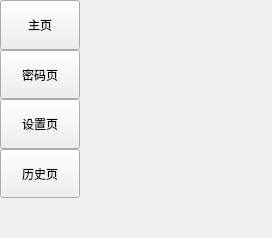
<?xml version="1.0" encoding="UTF-8"?>
<ui version="4.0">
 <class>MainWindow</class>
 <widget class="QMainWindow" name="MainWindow">
  <property name="geometry">
   <rect>
    <x>0</x>
    <y>0</y>
    <width>272</width>
    <height>238</height>
   </rect>
  </property>
  <property name="windowTitle">
   <string>OnlyUnzip</string>
  </property>
  <widget class="QWidget" name="centralwidget">
   <layout class="QHBoxLayout" name="horizontalLayout" stretch="0,1">
    <property name="spacing">
     <number>0</number>
    </property>
    <property name="leftMargin">
     <number>0</number>
    </property>
    <property name="topMargin">
     <number>0</number>
    </property>
    <property name="rightMargin">
     <number>0</number>
    </property>
    <property name="bottomMargin">
     <number>0</number>
    </property>
    <item>
     <layout class="QVBoxLayout" name="verticalLayout" stretch="1,1,1,1,0">
      <property name="spacing">
       <number>0</number>
      </property>
      <item>
       <widget class="QPushButton" name="pushButton_page_homepage">
        <property name="sizePolicy">
         <sizepolicy hsizetype="Preferred" vsizetype="Preferred">
          <horstretch>0</horstretch>
          <verstretch>0</verstretch>
         </sizepolicy>
        </property>
        <property name="text">
         <string>主页</string>
        </property>
        <attribute name="buttonGroup">
         <string notr="true">buttonGroup</string>
        </attribute>
       </widget>
      </item>
      <item>
       <widget class="QPushButton" name="pushButton_page_password">
        <property name="sizePolicy">
         <sizepolicy hsizetype="Preferred" vsizetype="Preferred">
          <horstretch>0</horstretch>
          <verstretch>0</verstretch>
         </sizepolicy>
        </property>
        <property name="text">
         <string>密码页</string>
        </property>
        <attribute name="buttonGroup">
         <string notr="true">buttonGroup</string>
        </attribute>
       </widget>
      </item>
      <item>
       <widget class="QPushButton" name="pushButton_page_setting">
        <property name="sizePolicy">
         <sizepolicy hsizetype="Preferred" vsizetype="Preferred">
          <horstretch>0</horstretch>
          <verstretch>0</verstretch>
         </sizepolicy>
        </property>
        <property name="text">
         <string>设置页</string>
        </property>
        <attribute name="buttonGroup">
         <string notr="true">buttonGroup</string>
        </attribute>
       </widget>
      </item>
      <item>
       <widget class="QPushButton" name="pushButton_page_history">
        <property name="sizePolicy">
         <sizepolicy hsizetype="Preferred" vsizetype="Preferred">
          <horstretch>0</horstretch>
          <verstretch>0</verstretch>
         </sizepolicy>
        </property>
        <property name="text">
         <string>历史页</string>
        </property>
        <attribute name="buttonGroup">
         <string notr="true">buttonGroup</string>
        </attribute>
       </widget>
      </item>
      <item>
       <spacer name="verticalSpacer">
        <property name="orientation">
         <enum>Qt::Vertical</enum>
        </property>
        <property name="sizeHint" stdset="0">
         <size>
          <width>20</width>
          <height>40</height>
         </size>
        </property>
       </spacer>
      </item>
     </layout>
    </item>
    <item>
     <widget class="QStackedWidget" name="stackedWidget">
      <widget class="QWidget" name="page_homepage">
       <layout class="QVBoxLayout" name="verticalLayout_2">
        <property name="spacing">
         <number>0</number>
        </property>
        <property name="leftMargin">
         <number>0</number>
        </property>
        <property name="topMargin">
         <number>0</number>
        </property>
        <property name="rightMargin">
         <number>0</number>
        </property>
        <property name="bottomMargin">
         <number>0</number>
        </property>
       </layout>
      </widget>
      <widget class="QWidget" name="page_password">
       <layout class="QVBoxLayout" name="verticalLayout_3">
        <property name="spacing">
         <number>0</number>
        </property>
        <property name="leftMargin">
         <number>0</number>
        </property>
        <property name="topMargin">
         <number>0</number>
        </property>
        <property name="rightMargin">
         <number>0</number>
        </property>
        <property name="bottomMargin">
         <number>0</number>
        </property>
       </layout>
      </widget>
      <widget class="QWidget" name="page_setting">
       <layout class="QVBoxLayout" name="verticalLayout_4">
        <property name="spacing">
         <number>0</number>
        </property>
        <property name="leftMargin">
         <number>0</number>
        </property>
        <property name="topMargin">
         <number>0</number>
        </property>
        <property name="rightMargin">
         <number>0</number>
        </property>
        <property name="bottomMargin">
         <number>0</number>
        </property>
       </layout>
      </widget>
      <widget class="QWidget" name="page_history">
       <layout class="QVBoxLayout" name="verticalLayout_5">
        <property name="spacing">
         <number>0</number>
        </property>
        <property name="leftMargin">
         <number>0</number>
        </property>
        <property name="topMargin">
         <number>0</number>
        </property>
        <property name="rightMargin">
         <number>0</number>
        </property>
        <property name="bottomMargin">
         <number>0</number>
        </property>
       </layout>
      </widget>
     </widget>
    </item>
   </layout>
  </widget>
 </widget>
 <resources/>
 <connections/>
 <buttongroups>
  <buttongroup name="buttonGroup"/>
 </buttongroups>
</ui>
